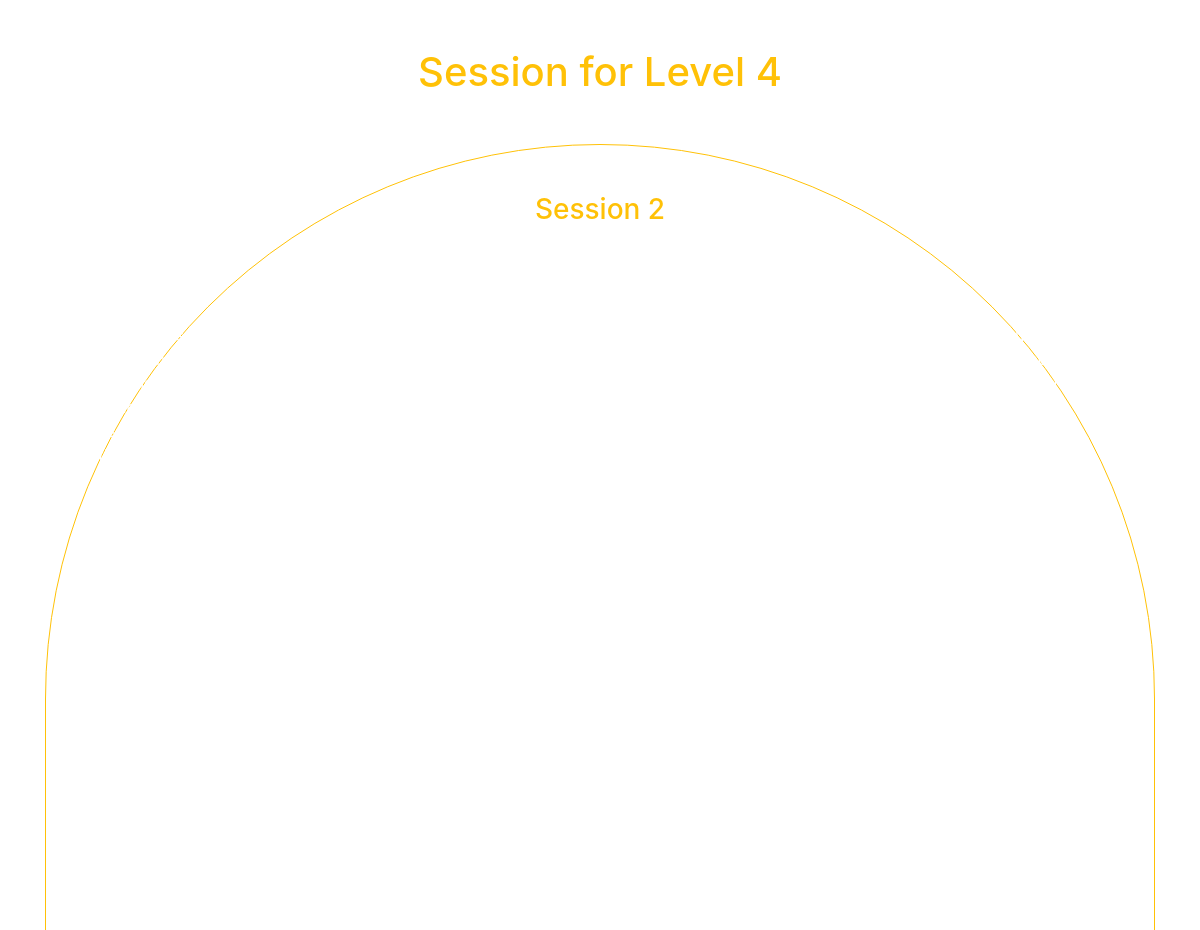
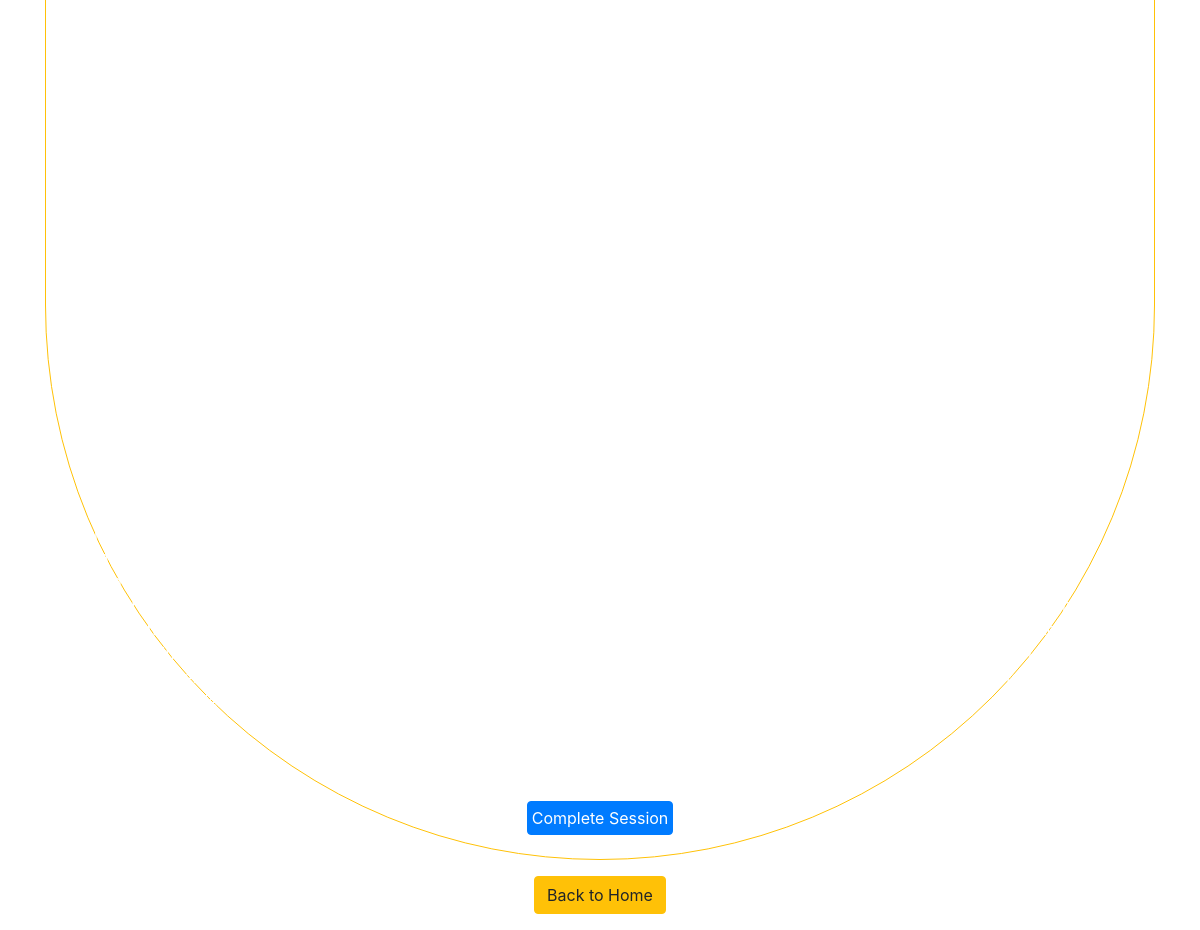
Screenshot of /game/session.php?level_id=4&session_id=18 (signed in) with the database file from the repository (2 pictures, top to bottom).
### tables this page shows
CREATE TABLE `sessions` (
  `id` int(11) NOT NULL,
  `level_id` int(11) NOT NULL,
  `session_number` int(11) NOT NULL,
  `content` text NOT NULL,
  `is_completed` tinyint(1) DEFAULT 0,
  `user_id` int(11) DEFAULT NULL,
  `completed_at` timestamp NULL DEFAULT NULL,
  `coins_awarded` int(11) DEFAULT 0
);

### game/session.php (the view, shortened to what this page needs)
<?php
require_once('../connection.php');
$level_id = $_GET['level_id'];
$session_id = $_GET['session_id'];
$query = "SELECT * FROM sessions WHERE level_id = :level_id AND id = :session_id";
$stmt = $connection->prepare($query);
$stmt->bindParam(':level_id', $level_id);
$stmt->bindParam(':session_id', $session_id);
$stmt->execute();
$session = $stmt->fetch(PDO::FETCH_ASSOC);
?>
<!DOCTYPE html>
<html lang="en">
<head>
    <link rel="stylesheet" href="https://maxcdn.bootstrapcdn.com/bootstrap/4.5.2/css/bootstrap.min.css">
</head>
<body>
    <video autoplay muted loop id="myVideo">
        <source src="../vids/background-vid.mp4" type="video/mp4">
    </video>
    <div class="container">
        <h1 class="text-center text-warning m-5">Session for Level <?= htmlspecialchars($level_id); ?></h1>
        <div class="session border border-warning rounded-pill">
            <h3 class="text-center text-warning mt-5">Session <?= htmlspecialchars($session['session_number']); ?></h3>
            <p class="text-white mt-5 p-5"><?= htmlspecialchars($session['content']); ?></p>
            <?php if ($session['is_completed']): ?>
                <p class="text-success text-center">You have completed this session.</p>
            <?php else: ?>
                <form method="POST" action="">
                    <center>
                        <button type="submit" class="btn btn-primary p-1 m-4">Complete Session</button>
                    </center>
                </form>
            <?php endif; ?>
        </div>
    </div>
    <center>
        <a href="game.php" class="btn btn-warning m-3">Back to Home</a>
    </center>
</body>
</html>

### game/session.php (style rules this page uses)
#myVideo { position: fixed; right: 0; bottom: 0; min-width: 100%; min-height: 100%; z-index: -100; }

### rows the page displays
sessions: session_number "2", content "Second Session: Discovery One of the exciting things about science is discovery. The fact that many important things about astronomy were never predicted by a theory or anticipated by astronomers before they made the observations. We never predicted the existence of dark energy, dark matter, or black holes. But we've observed these things, and we've observed extraordinary things in the universe that were based on surprises to people looking at the world in new ways. As a metaphor and an analogy for discovering nature, let's look at sequences of cards. Regular playing cards with the face cards taken out, so just the number cards. It's a toy model, but it meaningfully captures some of the…"

### other values shown
$level_id "4"
